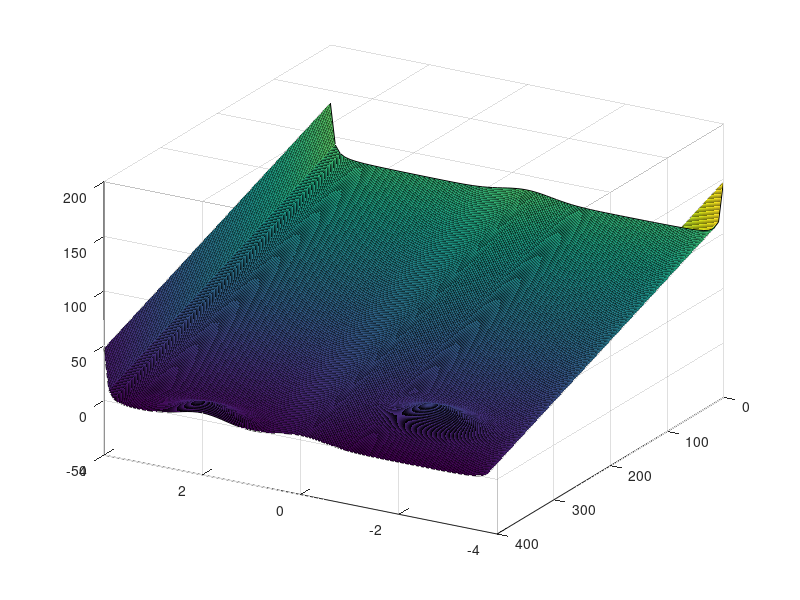

Write MATLAB code to recreate this figure. (Note: this script raises an error after producing the figure.)
% road mesh
x = 1:1:400;
y = -4:0.1:4;
[X,Y] = meshgrid(x,y);
%F = zeros*X;
%surf(X,Y,F)


%% Parameters

k_tar = 0.25
k_b1 = 0.5;
k_b2 = 0.5;
k_c = 6.5;
si_c =0.5;
k_obs= 15;
sx=14;   %10
sy= 0.7;   %1.4
k1= 0.005;
k2=0.005;
gamma =0;


% Target position (for target attraction)
x_tar = 390;
y_tar = 2;
Y1=4.1;  %left boundary
YC=0;   %center line
Y2=-4.1;   % right boundary


%% Target potential

u_tar = -k_tar*(X-x_tar);

figure(1)
surf(X,Y,u_tar)



%% Road Potential

% edge potential
d1 = (Y-Y1); d2= Y-Y2;
u_e = (k_b1./d1.^2) + (k_b2./d2.^2);      %k_edge*(-exp(Y-Y1)+1);
%u_e=u_e';                                 % u_edge2 = k_edge*(-exp(Y-Y2)+1);
%u_e(1,:)=51;
%u_e(end,:)= 51;


% centerline potential
dc = Y-YC;
u_c =  k_c*exp(-(dc.^2)./ (2*si_c^2));
%u_c = u_c';r

%total road potential
u_r =u_e+u_c;
surf(X,Y,u_r+u_tar);

%%    Obstacle 

%testing static obstacle potential
x_obs1 = 70;
y_obs1 = 2;
v=0;
v_obs =5;
u_car1 = k_obs*exp(- ((((X-x_obs1).^2)./sx^2) + (((Y-y_obs1).^2)./sy^2)) + gamma*((X-x_obs1).^2./sx^2)*(k1*v+k2*(v-v_obs)));



%% Total Potential

f = u_r+u_tar+u_car1;


%plotting total potential (obstacle + Road+ target)
surf(X,Y,u_car1)

%% obstacle potential and animation
v_obs = 10;
dt= 0.1;
x_obs1 = 70;
y_obs1 = 2;

x_obs2 = 10;
y_obs2 = -2;

v=0;
while x_obs1< x_tar

    x_obs1= x_obs1+v_obs*dt;
    %y_obs1 = 2;


    x_obs2= x_obs2+v_obs*dt;
    %y_obs2 = -2;
    
    u_car1 = k_obs*exp(- ((((X-x_obs1).^2)./sx^2) + (((Y-y_obs1).^2)./sy^2)) + gamma*((x-x_obs1).^2./sx^2)*(k1*v+k2*(v-v_obs)));
    u_car2 = k_obs*exp(- ((((X-x_obs2).^2)./sx^2) + (((Y-y_obs2).^2)./sy^2)) + gamma*((x-x_obs2).^2./sx^2)*(k1*v+k2*(v-v_obs)));
% 
    figure(1)
    surf(X,Y,u_car1+u_car2+u_r+u_tar)
    view([60 -150])
end


%% Plan route
start = [71,2];
goal = [x_tar,y_tar];

route = GradientBasedPlanner (f, start, goal, 100);



%% quiver plot

[gx, gy] = gradient (-f);
skip = 2;

figure;

xidx = 1:skip:200;
yidx = 1:skip:81;

quiver (X(yidx,xidx), Y(yidx,xidx), gx(yidx,xidx), gy(yidx,xidx), 0.4);

axis ([1 200 1 30]);

hold on;

ps = plot(start(1), start(2), 'r.', 'MarkerSize', 30);
pg = plot(goal(1), goal(2), 'g.', 'MarkerSize', 30);
p3 = plot (route(:,1), route(:,2), 'r', 'LineWidth', 2);


%%











